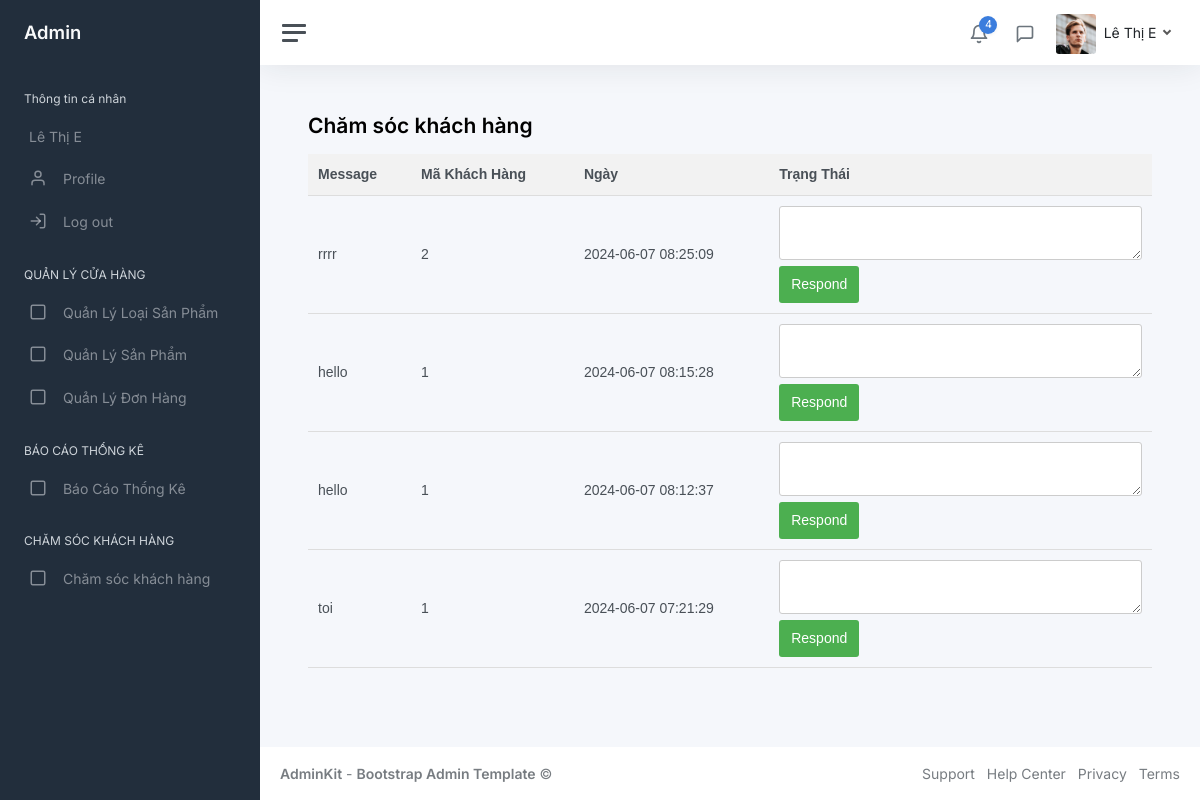
The page /employee_responses.php (signed in) on the database its author committed.
### tables this page shows
CREATE TABLE `messages` (
  `MaMess` int(11) NOT NULL,
  `MaUser` int(11) NOT NULL,
  `Message` text NOT NULL,
  `NgayMess` timestamp NOT NULL DEFAULT current_timestamp(),
  `TrangThaiTN` varchar(100) NOT NULL
);

### employee_responses.php (the view, shortened to what this page needs)
<?php
include('Connect.php');
$sql = "SELECT MaMess, m.MaUser, m.message, m.NgayMess, u.HoTen AS user_name
        FROM messages m
        JOIN user u ON m.MaUser = u.MaUser
        WHERE m.TrangThaiTN = 'Chưa xử lý'
        ORDER BY m.NgayMess DESC";
$stmt = $pdo->prepare($sql);
$stmt->execute();
$messages = $stmt->fetchAll(PDO::FETCH_ASSOC);
?>
<!DOCTYPE html>
<html>
<head>
    <link href="css/app.css" rel="stylesheet">
</head>
<body>
    <div class="wrapper">
        <?php include('AdminSidebarMenu.php'); ?>
        <div class="main">
            <?php include('AdminNavbarMenu.php'); ?>
            <main class="content">
                <div class="container-fluid p-0">
                    <h1 class="h3 mb-3"><strong> Chăm sóc khách hàng</strong></h1>
                    <table>
                        <thead>
                            <tr>
                                <th>Message</th>
                                <th>Mã Khách Hàng</th>
                                <th>Ngày</th>
                                <th>Trạng Thái</th>
                            </tr>
                        </thead>
                        <tbody>
                            <?php foreach ($messages as $message) { ?>
                                <tr>
                                    <td><?php echo htmlspecialchars($message['message']); ?></td>
                                    <td><?php echo htmlspecialchars($message['MaUser']); ?></td>
                                    <td><?php echo date('Y-m-d H:i:s', strtotime($message['NgayMess'])); ?></td>
                                    <td>
                                        <form method="POST" action="">
                                            <textarea name="response"></textarea>
                                            <button type="submit">Respond</button>
                                        </form>
                                    </td>
                                </tr>
                            <?php } ?>
                        </tbody>
                    </table>
                </div>
            </main>
            <footer class="footer">
                <div class="container-fluid">
                    <div class="row text-muted">
                        <div class="col-6 text-start">
                            <p class="mb-0">
                                <a class="text-muted" href="https://adminkit.io/" target="_blank"><strong>AdminKit</strong></a> - <a class="text-muted" href="https://adminkit.io/" target="_blank"><strong>Bootstrap Admin Template</strong></a> &copy;
                            </p>
                        </div>
                        <div class="col-6 text-end">
                            <ul class="list-inline">
                                <li class="list-inline-item">
                                    <a class="text-muted" href="https://adminkit.io/" target="_blank">Support</a>
                                </li>
                                <li class="list-inline-item">
                                    <a class="text-muted" href="https://adminkit.io/" target="_blank">Help Center</a>
                                </li>
                                <li class="list-inline-item">
                                    <a class="text-muted" href="https://adminkit.io/" target="_blank">Privacy</a>
                                </li>
                                <li class="list-inline-item">
                                    <a class="text-muted" href="https://adminkit.io/" target="_blank">Terms</a>
                                </li>
                            </ul>
                        </div>
                    </div>
                </div>
            </footer>
        </div>
    </div>
</body>
</html>

### employee_responses.php (style rules this page uses)
table { width: 100%; border-collapse: collapse; font-family: Arial, sans-serif; }
th, td { padding: 10px; text-align: left; border-bottom: 1px solid #ddd; }
th { background-color: #f2f2f2; }
input[type="text"], textarea { width: 100%; padding: 5px; border: 1px solid #ccc; border-radius: 3px; }
button { background-color: #4CAF50; color: white; padding: 8px 12px; border: none; border-radius: 3px; cursor: pointer; }

### rows shown on the page
messages: Message "rrrr", MaUser "2", NgayMess "2024-06-07 08:25:09"
messages: Message "hello", MaUser "1", NgayMess "2024-06-07 08:15:28"
messages: Message "hello", MaUser "1", NgayMess "2024-06-07 08:12:37"
messages: Message "toi", MaUser "1", NgayMess "2024-06-07 07:21:29"

### other values the page prints
$userName "Lê Thị E"
